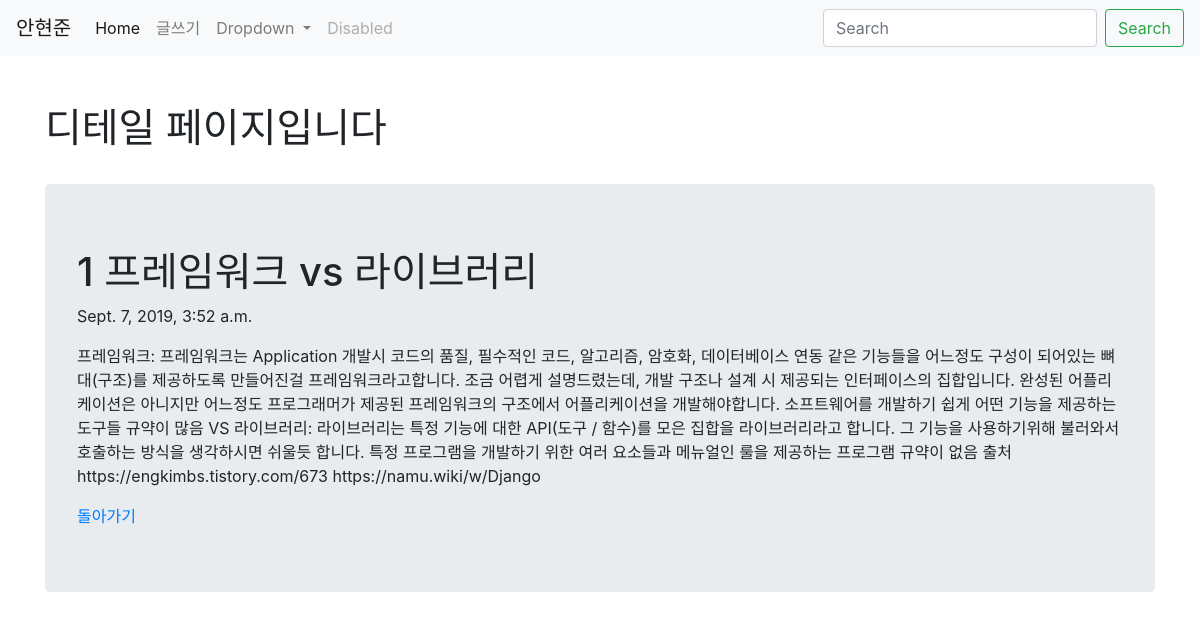
Page /blog/1/ on the committed database.
### blog/models.py (models this page shows, shortened)
class Blog(models.Model):
    title = models.CharField(max_length=200)
    pub_date = models.DateTimeField('date published')
    body = models.TextField()

### blog/views.py (the view)
# urls.py: path('<int:blog_id>/', views.detail, name = 'detail'),
def detail(request, blog_id):
    blog_detail = get_object_or_404(Blog, pk=blog_id)
    return render(request, 'blog/detail.html', {'blog':blog_detail})

### blog/templates/blog/detail.html
{% extends "base.html" %}
{% block content %}
    <body>
        <br>
        <br>
        <h1>디테일 페이지입니다</h1>
        <br>
        <div class="container jumbotron">
              <h1>{{ blog.title }}</h1>
              <p>{{ blog.pub_date }}</p>
              <p>{{ blog.body }}</p>
              <a href="{% url 'home' %}">돌아가기</a>
        </div>
    </body>
{% endblock %}

### rows in the picture
Blog: title "1 프레임워크 vs 라이브러리", pub_date "Sept. 7, 2019, 3:52 a.m.", body "프레임워크: 프레임워크는 Application 개발시 코드의 품질, 필수적인 코드, 알고리즘, 암호화, 데이터베이스 연동 같은 기능들을 어느정도 구성이 되어있는 뼈대(구조)를 제공하도록 만들어진걸 프레임워크라고합니다. 조금 어렵게 설명드렸는데, 개발 구조나 설계 시 제공되는 인터페이스의 집합입니다. 완성된 어플리케이션은 아니지만 어느정도 프로그래머가 제공된 프레임워크의 구조에서 어플리케이션을 개발해야합니다. 소프트웨어를 개발하기 쉽게 어떤 기능을 제공하는 도구들 규약이 많음 VS 라이브러리: 라이브러리는 특정 기능에 대한 API(도구 / 함수)를 모은 집합을 라이브러리라고 합니다. 그 기능을 사용하기위해 불러와서 호출하는 방식을 생각하시면 쉬울듯 합니다. 특정 프로그램을 개발하기 위한 여러 요소들과 메뉴얼인 룰을 제공하는 프로그램 규약이 없음 출처 https://engkimbs.tistory.com/673 https://namu.wiki/w/Django"
